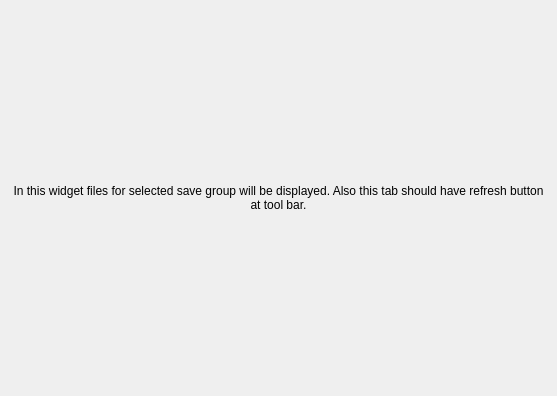
<?xml version="1.0" encoding="UTF-8"?>
<ui version="4.0">
 <class>TabRelatedFiles</class>
 <widget class="QWidget" name="TabRelatedFiles">
  <property name="geometry">
   <rect>
    <x>0</x>
    <y>0</y>
    <width>557</width>
    <height>396</height>
   </rect>
  </property>
  <property name="windowTitle">
   <string>Form</string>
  </property>
  <layout class="QVBoxLayout" name="verticalLayout">
   <item>
    <widget class="QLabel" name="label">
     <property name="text">
      <string>In this widget files for selected save group will be displayed. Also this tab should have refresh button at tool bar.</string>
     </property>
     <property name="alignment">
      <set>Qt::AlignCenter</set>
     </property>
     <property name="wordWrap">
      <bool>true</bool>
     </property>
    </widget>
   </item>
  </layout>
 </widget>
 <resources/>
 <connections/>
</ui>
